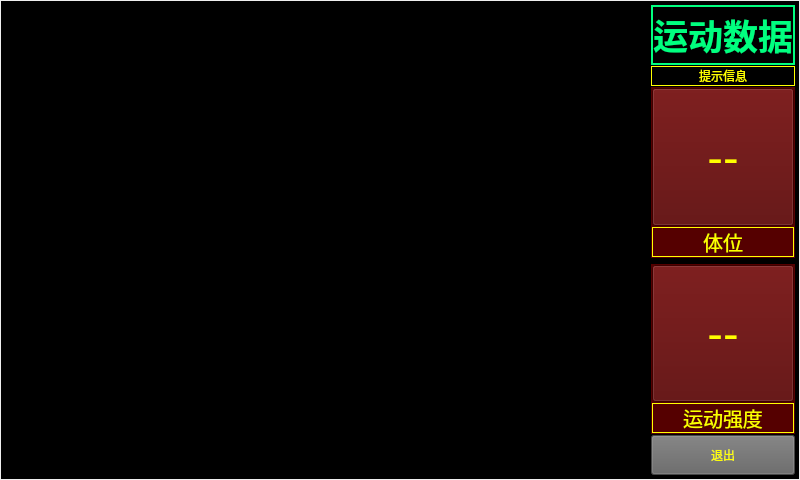
<?xml version="1.0" encoding="UTF-8"?>
<ui version="4.0">
 <class>MainWindow</class>
 <widget class="QMainWindow" name="MainWindow">
  <property name="enabled">
   <bool>true</bool>
  </property>
  <property name="geometry">
   <rect>
    <x>0</x>
    <y>0</y>
    <width>800</width>
    <height>480</height>
   </rect>
  </property>
  <property name="windowTitle">
   <string>MPU_GUI</string>
  </property>
  <property name="animated">
   <bool>true</bool>
  </property>
  <property name="tabShape">
   <enum>QTabWidget::Rounded</enum>
  </property>
  <property name="unifiedTitleAndToolBarOnMac">
   <bool>true</bool>
  </property>
  <widget class="QWidget" name="centralWidget">
   <layout class="QGridLayout" name="gridLayout_2">
    <property name="leftMargin">
     <number>1</number>
    </property>
    <property name="topMargin">
     <number>1</number>
    </property>
    <property name="rightMargin">
     <number>1</number>
    </property>
    <property name="bottomMargin">
     <number>1</number>
    </property>
    <item row="0" column="0">
     <widget class="QWidget" name="widget" native="true">
      <property name="styleSheet">
       <string notr="true">background-color: rgb(0, 0, 0);</string>
      </property>
      <layout class="QVBoxLayout" name="verticalLayout">
       <property name="spacing">
        <number>1</number>
       </property>
       <property name="leftMargin">
        <number>1</number>
       </property>
       <property name="topMargin">
        <number>1</number>
       </property>
       <property name="rightMargin">
        <number>1</number>
       </property>
       <property name="bottomMargin">
        <number>1</number>
       </property>
       <item>
        <layout class="QVBoxLayout" name="verticalLayout_9">
         <property name="spacing">
          <number>1</number>
         </property>
         <property name="leftMargin">
          <number>1</number>
         </property>
         <property name="topMargin">
          <number>1</number>
         </property>
         <property name="rightMargin">
          <number>1</number>
         </property>
         <property name="bottomMargin">
          <number>1</number>
         </property>
         <item>
          <widget class="QWidget" name="widget_3" native="true">
           <layout class="QHBoxLayout" name="horizontalLayout_7">
            <property name="spacing">
             <number>1</number>
            </property>
            <property name="leftMargin">
             <number>1</number>
            </property>
            <property name="topMargin">
             <number>1</number>
            </property>
            <property name="rightMargin">
             <number>1</number>
            </property>
            <property name="bottomMargin">
             <number>1</number>
            </property>
            <item>
             <widget class="QWidget" name="widget_6" native="true">
              <property name="sizePolicy">
               <sizepolicy hsizetype="Expanding" vsizetype="Preferred">
                <horstretch>0</horstretch>
                <verstretch>0</verstretch>
               </sizepolicy>
              </property>
              <property name="styleSheet">
               <string notr="true">font: 63 24pt &quot;Ubuntu&quot;;
color: rgb(170, 255, 127)</string>
              </property>
              <layout class="QVBoxLayout" name="verticalLayout_11">
               <property name="spacing">
                <number>1</number>
               </property>
               <property name="leftMargin">
                <number>1</number>
               </property>
               <property name="topMargin">
                <number>1</number>
               </property>
               <property name="rightMargin">
                <number>1</number>
               </property>
               <property name="bottomMargin">
                <number>1</number>
               </property>
               <item>
                <layout class="QHBoxLayout" name="horizontalLayout">
                 <property name="spacing">
                  <number>0</number>
                 </property>
                 <item>
                  <widget class="QCustomPlot" name="plot_ecg1" native="true">
                   <property name="sizePolicy">
                    <sizepolicy hsizetype="Expanding" vsizetype="Preferred">
                     <horstretch>0</horstretch>
                     <verstretch>0</verstretch>
                    </sizepolicy>
                   </property>
                  </widget>
                 </item>
                </layout>
               </item>
               <item>
                <layout class="QHBoxLayout" name="horizontalLayout_2">
                 <property name="spacing">
                  <number>0</number>
                 </property>
                 <item>
                  <widget class="QCustomPlot" name="plot_ecg2" native="true">
                   <property name="sizePolicy">
                    <sizepolicy hsizetype="Expanding" vsizetype="Preferred">
                     <horstretch>0</horstretch>
                     <verstretch>0</verstretch>
                    </sizepolicy>
                   </property>
                  </widget>
                 </item>
                </layout>
               </item>
               <item>
                <layout class="QHBoxLayout" name="horizontalLayout_3">
                 <property name="spacing">
                  <number>0</number>
                 </property>
                 <item>
                  <widget class="QCustomPlot" name="plot_ecg3" native="true">
                   <property name="sizePolicy">
                    <sizepolicy hsizetype="Expanding" vsizetype="Preferred">
                     <horstretch>0</horstretch>
                     <verstretch>0</verstretch>
                    </sizepolicy>
                   </property>
                  </widget>
                 </item>
                </layout>
               </item>
              </layout>
             </widget>
            </item>
            <item>
             <widget class="QWidget" name="widget_4" native="true">
              <property name="maximumSize">
               <size>
                <width>500</width>
                <height>16777215</height>
               </size>
              </property>
              <property name="styleSheet">
               <string notr="true">color: rgb(255, 255, 0);</string>
              </property>
              <layout class="QVBoxLayout" name="verticalLayout_3">
               <property name="spacing">
                <number>1</number>
               </property>
               <property name="leftMargin">
                <number>1</number>
               </property>
               <property name="topMargin">
                <number>1</number>
               </property>
               <property name="rightMargin">
                <number>1</number>
               </property>
               <property name="bottomMargin">
                <number>1</number>
               </property>
               <item>
                <widget class="QLabel" name="label_3">
                 <property name="maximumSize">
                  <size>
                   <width>16777215</width>
                   <height>60</height>
                  </size>
                 </property>
                 <property name="font">
                  <font>
                   <pointsize>26</pointsize>
                   <weight>75</weight>
                   <bold>true</bold>
                  </font>
                 </property>
                 <property name="styleSheet">
                  <string notr="true">color: rgb(0, 255, 127);</string>
                 </property>
                 <property name="frameShape">
                  <enum>QFrame::WinPanel</enum>
                 </property>
                 <property name="text">
                  <string>运动数据</string>
                 </property>
                 <property name="alignment">
                  <set>Qt::AlignCenter</set>
                 </property>
                </widget>
               </item>
               <item>
                <widget class="QFrame" name="frame_6">
                 <property name="sizePolicy">
                  <sizepolicy hsizetype="Preferred" vsizetype="Fixed">
                   <horstretch>0</horstretch>
                   <verstretch>0</verstretch>
                  </sizepolicy>
                 </property>
                 <property name="minimumSize">
                  <size>
                   <width>0</width>
                   <height>0</height>
                  </size>
                 </property>
                 <property name="frameShape">
                  <enum>QFrame::Box</enum>
                 </property>
                 <property name="frameShadow">
                  <enum>QFrame::Plain</enum>
                 </property>
                 <layout class="QHBoxLayout" name="horizontalLayout_28">
                  <property name="spacing">
                   <number>0</number>
                  </property>
                  <property name="leftMargin">
                   <number>0</number>
                  </property>
                  <property name="topMargin">
                   <number>0</number>
                  </property>
                  <property name="rightMargin">
                   <number>0</number>
                  </property>
                  <property name="bottomMargin">
                   <number>0</number>
                  </property>
                  <item>
                   <widget class="QLabel" name="label_info_out">
                    <property name="sizePolicy">
                     <sizepolicy hsizetype="Preferred" vsizetype="Preferred">
                      <horstretch>0</horstretch>
                      <verstretch>0</verstretch>
                     </sizepolicy>
                    </property>
                    <property name="maximumSize">
                     <size>
                      <width>16777215</width>
                      <height>50</height>
                     </size>
                    </property>
                    <property name="styleSheet">
                     <string notr="true">color: rgb(255, 255, 0);
font: 18pt &quot;Ubuntu&quot;;</string>
                    </property>
                    <property name="frameShape">
                     <enum>QFrame::NoFrame</enum>
                    </property>
                    <property name="frameShadow">
                     <enum>QFrame::Raised</enum>
                    </property>
                    <property name="text">
                     <string>提示信息</string>
                    </property>
                    <property name="alignment">
                     <set>Qt::AlignCenter</set>
                    </property>
                   </widget>
                  </item>
                 </layout>
                </widget>
               </item>
               <item>
                <layout class="QGridLayout" name="gridLayout">
                 <item row="0" column="0">
                  <widget class="QWidget" name="widget_16" native="true">
                   <property name="sizePolicy">
                    <sizepolicy hsizetype="Preferred" vsizetype="Preferred">
                     <horstretch>0</horstretch>
                     <verstretch>0</verstretch>
                    </sizepolicy>
                   </property>
                   <property name="minimumSize">
                    <size>
                     <width>0</width>
                     <height>0</height>
                    </size>
                   </property>
                   <property name="maximumSize">
                    <size>
                     <width>200</width>
                     <height>200</height>
                    </size>
                   </property>
                   <property name="styleSheet">
                    <string notr="true">background-color: rgb(85, 0, 0);
color: rgb(255, 255, 0);</string>
                   </property>
                   <layout class="QVBoxLayout" name="verticalLayout_15">
                    <property name="spacing">
                     <number>1</number>
                    </property>
                    <property name="leftMargin">
                     <number>1</number>
                    </property>
                    <property name="topMargin">
                     <number>1</number>
                    </property>
                    <property name="rightMargin">
                     <number>1</number>
                    </property>
                    <property name="bottomMargin">
                     <number>1</number>
                    </property>
                    <item>
                     <widget class="QPushButton" name="show1_tiwei">
                      <property name="sizePolicy">
                       <sizepolicy hsizetype="Preferred" vsizetype="Preferred">
                        <horstretch>0</horstretch>
                        <verstretch>0</verstretch>
                       </sizepolicy>
                      </property>
                      <property name="minimumSize">
                       <size>
                        <width>0</width>
                        <height>0</height>
                       </size>
                      </property>
                      <property name="font">
                       <font>
                        <family>Ubuntu</family>
                        <pointsize>35</pointsize>
                        <weight>50</weight>
                        <italic>false</italic>
                        <bold>false</bold>
                       </font>
                      </property>
                      <property name="text">
                       <string>--</string>
                      </property>
                     </widget>
                    </item>
                    <item>
                     <widget class="QLabel" name="label_11">
                      <property name="sizePolicy">
                       <sizepolicy hsizetype="Preferred" vsizetype="Preferred">
                        <horstretch>0</horstretch>
                        <verstretch>0</verstretch>
                       </sizepolicy>
                      </property>
                      <property name="minimumSize">
                       <size>
                        <width>0</width>
                        <height>0</height>
                       </size>
                      </property>
                      <property name="maximumSize">
                       <size>
                        <width>16777215</width>
                        <height>30</height>
                       </size>
                      </property>
                      <property name="font">
                       <font>
                        <family>Ubuntu</family>
                        <pointsize>15</pointsize>
                        <weight>50</weight>
                        <italic>false</italic>
                        <bold>false</bold>
                       </font>
                      </property>
                      <property name="frameShape">
                       <enum>QFrame::Box</enum>
                      </property>
                      <property name="text">
                       <string>体位</string>
                      </property>
                      <property name="alignment">
                       <set>Qt::AlignCenter</set>
                      </property>
                     </widget>
                    </item>
                   </layout>
                  </widget>
                 </item>
                 <item row="1" column="0">
                  <widget class="QWidget" name="widget_20" native="true">
                   <property name="sizePolicy">
                    <sizepolicy hsizetype="Preferred" vsizetype="Preferred">
                     <horstretch>0</horstretch>
                     <verstretch>0</verstretch>
                    </sizepolicy>
                   </property>
                   <property name="minimumSize">
                    <size>
                     <width>0</width>
                     <height>0</height>
                    </size>
                   </property>
                   <property name="maximumSize">
                    <size>
                     <width>200</width>
                     <height>200</height>
                    </size>
                   </property>
                   <property name="styleSheet">
                    <string notr="true">background-color: rgb(85, 0, 0);
color: rgb(255, 255, 0);</string>
                   </property>
                   <layout class="QVBoxLayout" name="verticalLayout_22">
                    <property name="spacing">
                     <number>1</number>
                    </property>
                    <property name="leftMargin">
                     <number>1</number>
                    </property>
                    <property name="topMargin">
                     <number>1</number>
                    </property>
                    <property name="rightMargin">
                     <number>1</number>
                    </property>
                    <property name="bottomMargin">
                     <number>1</number>
                    </property>
                    <item>
                     <widget class="QPushButton" name="show1_ydqd">
                      <property name="sizePolicy">
                       <sizepolicy hsizetype="Preferred" vsizetype="Preferred">
                        <horstretch>0</horstretch>
                        <verstretch>0</verstretch>
                       </sizepolicy>
                      </property>
                      <property name="minimumSize">
                       <size>
                        <width>0</width>
                        <height>0</height>
                       </size>
                      </property>
                      <property name="font">
                       <font>
                        <family>Ubuntu</family>
                        <pointsize>35</pointsize>
                        <weight>50</weight>
                        <italic>false</italic>
                        <bold>false</bold>
                       </font>
                      </property>
                      <property name="autoFillBackground">
                       <bool>false</bool>
                      </property>
                      <property name="text">
                       <string>--</string>
                      </property>
                     </widget>
                    </item>
                    <item>
                     <widget class="QLabel" name="label_18">
                      <property name="sizePolicy">
                       <sizepolicy hsizetype="Preferred" vsizetype="Preferred">
                        <horstretch>0</horstretch>
                        <verstretch>0</verstretch>
                       </sizepolicy>
                      </property>
                      <property name="minimumSize">
                       <size>
                        <width>0</width>
                        <height>0</height>
                       </size>
                      </property>
                      <property name="maximumSize">
                       <size>
                        <width>16777215</width>
                        <height>30</height>
                       </size>
                      </property>
                      <property name="font">
                       <font>
                        <family>Ubuntu</family>
                        <pointsize>15</pointsize>
                        <weight>50</weight>
                        <italic>false</italic>
                        <bold>false</bold>
                       </font>
                      </property>
                      <property name="frameShape">
                       <enum>QFrame::Box</enum>
                      </property>
                      <property name="text">
                       <string>运动强度</string>
                      </property>
                      <property name="alignment">
                       <set>Qt::AlignCenter</set>
                      </property>
                     </widget>
                    </item>
                   </layout>
                  </widget>
                 </item>
                </layout>
               </item>
               <item>
                <widget class="QPushButton" name="pushButton_quit">
                 <property name="minimumSize">
                  <size>
                   <width>0</width>
                   <height>40</height>
                  </size>
                 </property>
                 <property name="styleSheet">
                  <string notr="true">background-color: rgb(100, 100, 100);</string>
                 </property>
                 <property name="text">
                  <string>退出</string>
                 </property>
                </widget>
               </item>
              </layout>
             </widget>
            </item>
           </layout>
          </widget>
         </item>
        </layout>
       </item>
      </layout>
     </widget>
    </item>
   </layout>
  </widget>
 </widget>
 <layoutdefault spacing="6" margin="11"/>
 <customwidgets>
  <customwidget>
   <class>QCustomPlot</class>
   <extends>QWidget</extends>
   <header location="global">qcustomplot.h</header>
   <container>1</container>
  </customwidget>
 </customwidgets>
 <resources/>
 <connections/>
</ui>
